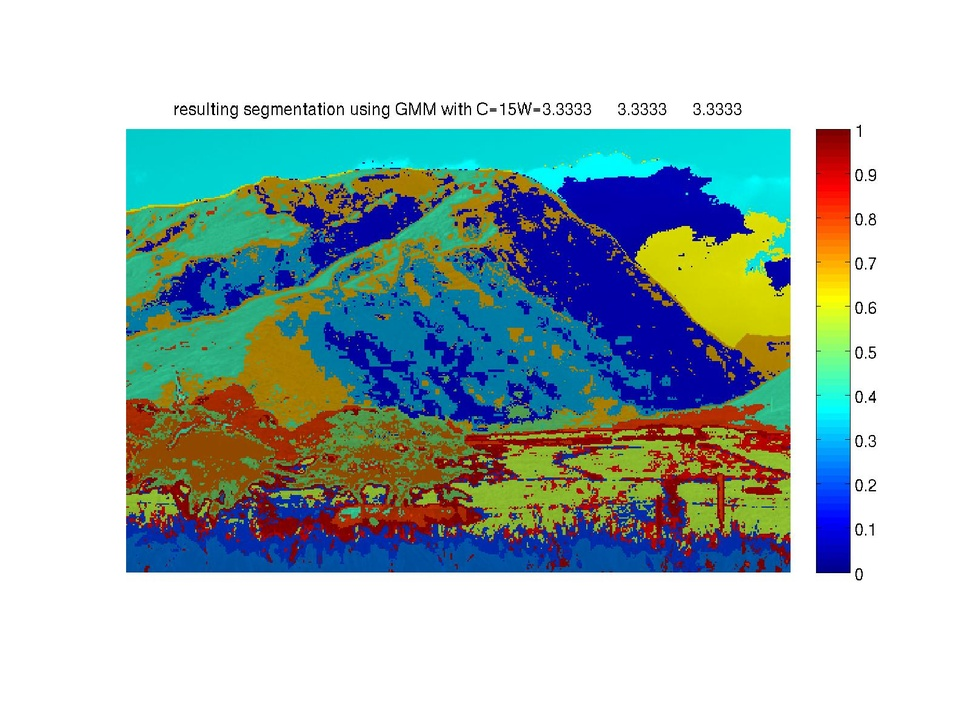
%> input picture Prob3/remove_edit/files_to_remove_white_border/sample_color.jpg, 970 x 727 px, shrunk from 1600 x 1200 before the run; its folder holds only this picture in this run
$ octave main_remove_white_borders_more_complex.m   (GNU Octave 9; MATLAB toolbox functions it lacks are replaced by stand-ins)
%> lines starting %> are read from the running program, lines starting %| are printed output that depends on the picture; in (x1, y1, x2, y2) boxes, pixels count from 0 and x2, y2 are one past the last pixel; in counts of white or black regions, pixels touching at a corner belong together; the program's own positions count from 1
### Prob3/remove_edit/fn_remove_white_border.m
function [] = fn_remove_white_border(imagename,imageext, epsilon, island_coor_row, island_coor_col)

if nargin < 4
    smart_option = 'on';
else
    smart_option = 'off';
end

if nargin < 3
    epsilon = [];
end

% ============
fig_image_region = 6000;
% ============

% import an image
img_org = imread([imagename,imageext]);

% Gray scale feature
img_gray = double(rgb2gray(img_org))/255;
img_gray(img_gray > 0.93) = 1; % quantize the white pixels
% figure; imagesc(img_gray);

% --- if user does not know the epsilon
if isempty(epsilon)
    if  mean(img_gray(:)) > 0.7 % gray image with > 70% white
        epsilon = 1e-4;
    else
        epsilon = 1e-1;
    end
end


% add white border just to make sure that the image is surrounded by white
% border
N_added = 7;
img_gray = [ones(N_added, size(img_gray,2) ); img_gray; ones(N_added, size(img_gray,2) )];
img_gray = [ones(size(img_gray,1), N_added), img_gray, ones(size(img_gray,1), N_added)];

row_marg = mean(img_gray,2);
col_marg = mean(img_gray,1);

% figure; plot(row_marg); % for test
% figure; plot(col_marg); % for test

row_marg_quant = 1 - row_marg;
row_marg_quant(row_marg_quant < epsilon) = 0;
row_marg_quant(row_marg_quant >= epsilon) = 1;
% figure; plot(row_marg_quant); % for test
% title('row_marg_quant')

col_marg_quant = 1 - col_marg;
col_marg_quant(col_marg_quant < epsilon) = 0;
col_marg_quant(col_marg_quant >= epsilon) = 1;
% figure; plot(col_marg_quant); % for test
% title('col_marg_quant')

% ======= plot the island region ========
image_region = row_marg_quant*col_marg_quant;
% figure; imagesc(image_region); title('island'); % for test
mask = image_region((N_added+1):(end-N_added),(N_added+1):(end-N_added));
mask(mask==0) = 0.3;
% image_region = double(img_gray).* mask; % gray-scale
image_region = double(img_org)/255 .* repmat(mask,[1,1,3]); % color

figure(fig_image_region); imagesc(image_region); daspect([1 1 1]); % for test
% colormap gray
set(gca,'xtick',[]);
set(gca,'ytick',[]);

% ====== determine the island ======

% -- for the vertical ---
diff_row = diff(row_marg_quant);
edge_pixel = find(diff_row ~= 0);
edge = diff_row(edge_pixel,:);
% figure; plot(diff_row); title('differnce in row');

begin_edge_vertical = edge_pixel(edge==1)+1;
stop_edge_vertical = edge_pixel(edge==-1);

% -- for the horizontal ---
diff_col = diff(col_marg_quant);
edge_pixel = find(diff_col ~= 0);
edge = diff_col(:,edge_pixel);
% figure; plot(diff_col); title('differnce in column');

begin_edge_horizontal = edge_pixel(edge==1)+1;
stop_edge_horizontal = edge_pixel(edge==-1);

% ----- Smart option: find the biggest island ------
if strcmp(smart_option,'on')
    length_v = begin_edge_vertical - stop_edge_vertical;
    length_h = begin_edge_horizontal - stop_edge_horizontal;
    area_island = length_v(:)*length_h(:)';
    [v ind_max] = max(area_island(:));
    [island_coor_row  island_coor_col] = ind2sub(size(area_island),ind_max);
end

% ==== determine the boundary ====
if island_coor_row*island_coor_col == 0
    % -- remove only the outer most white border
    nonwhite_bound_up = begin_edge_vertical(1)-N_added;
    nonwhite_bound_down = stop_edge_vertical(end)-N_added;
    nonwhite_bound_left = begin_edge_horizontal(1)-N_added;
    nonwhite_bound_right = stop_edge_horizontal(end)-N_added;
else
    % -- remove according to the user

    nonwhite_bound_up = begin_edge_vertical(island_coor_row)-N_added;
    nonwhite_bound_down = stop_edge_vertical(island_coor_row)-N_added;
    nonwhite_bound_left = begin_edge_horizontal(island_coor_col)-N_added;
    nonwhite_bound_right = stop_edge_horizontal(island_coor_col)-N_added;
end


img_cropped = img_org(nonwhite_bound_up:nonwhite_bound_down, nonwhite_bound_left:nonwhite_bound_right, :);

imwrite(img_cropped,[imagename,'_cropped.jpg'],imageext(2:end));

### Prob3/remove_edit/fn_getAllFiles.m
function fileList = getAllFiles(dirName)

  dirData = dir(dirName);      %# Get the data for the current directory
  dirIndex = [dirData.isdir];  %# Find the index for directories
  fileList = {dirData(~dirIndex).name}';  %'# Get a list of the files
  if ~isempty(fileList)
    fileList = cellfun(@(x) fullfile(dirName,x),...  %# Prepend path to files
                       fileList,'UniformOutput',false);
  end
  subDirs = {dirData(dirIndex).name};  %# Get a list of the subdirectories
  validIndex = ~ismember(subDirs,{'.','..'});  %# Find index of subdirectories
                                               %#   that are not '.' or '..'
  for iDir = find(validIndex)                  %# Loop over valid subdirectories
    nextDir = fullfile(dirName,subDirs{iDir});    %# Get the subdirectory path
    fileList = [fileList; getAllFiles(nextDir)];  %# Recursively call getAllFiles
  end

end

### Prob3/remove_edit/main_remove_white_borders_more_complex.m
%% ########################################################################
% ################### retrieve the image filename ######################
% ========================================================================
% This section retrieves all the file name in the image dataset folder
% ########################################################################
clc
close all
clear all

image_dataset_dir = './files_to_remove_white_border';
% image_dataset_dir = './more_difficult';
addpath(image_dataset_dir);
% -------- list all the files in the image dataset directory -------
fileList = fn_getAllFiles(image_dataset_dir);
image_list = cell(length(fileList),2); % first column: imageID, second column: img extenstion
image_cnt = 1;
for i = 1:length(fileList)
    [pathstr, name, ext] = fileparts(fileList{i});
    % User can add the list of valid image extension below:
    if strcmp(ext,'.jpg') || strcmp(ext,'.bmp') %|| strcmp(ext,'.eps') || strcmp(ext,'.gif')
        image_list{image_cnt,1} = name;
        image_list{image_cnt,2} = ext;
        image_cnt = image_cnt + 1;
    end
end
image_list = image_list(1:image_cnt-1,:);

% bigger epsilon --> more image islands produced
% epsilon = 1e-4; % recommended for gray-scale image with > 80% white pixel
% in the frame
% epsilon = 1e-2; % recommended for color image
% So, if the image still contains some white border --> increase the
% epsilon. If the image gets chopped too small --> decrease the epsilon

for i = 1:size(image_list,1)
    imagename = image_list{i,1};
    imageext = image_list{i,2};


% [9 lines of commented-out code are left out]

    fn_remove_white_border(imagename,imageext, []); % Using smart option, the epsilon is suggested by the program
%> in fn_remove_white_border, img_org is the input picture: size 727x970x3 uint8; mean R, G, B 172.8, 190, 189.7
%> in fn_remove_white_border, `img_gray = double(rgb2gray(img_org))/255;`:
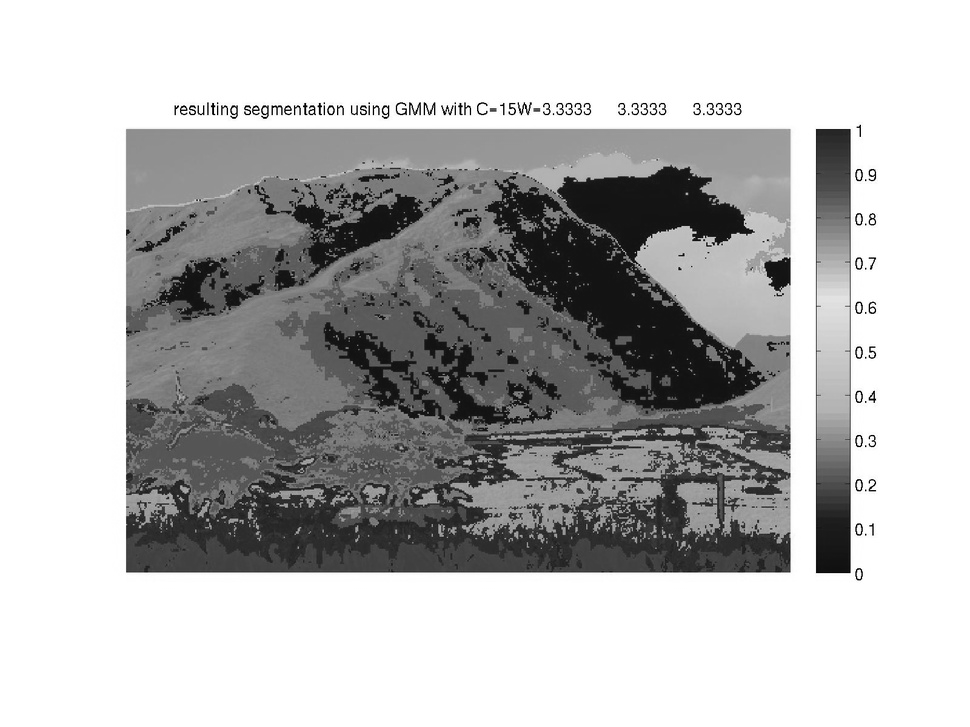
%> img_gray: size 727x970 double; min 0, max 1, mean 0.725
%> in fn_remove_white_border, `img_gray(img_gray > 0.93) = 1;`: img_gray: size 727x970 double; 3.49% of pixels changed, all inside (x1, y1, x2, y2) = (111, 96, 880, 589)
%> in fn_remove_white_border, `img_gray = [ones(N_added, size(img_gray,2) ); img_gray; ones(N_added, ..`:
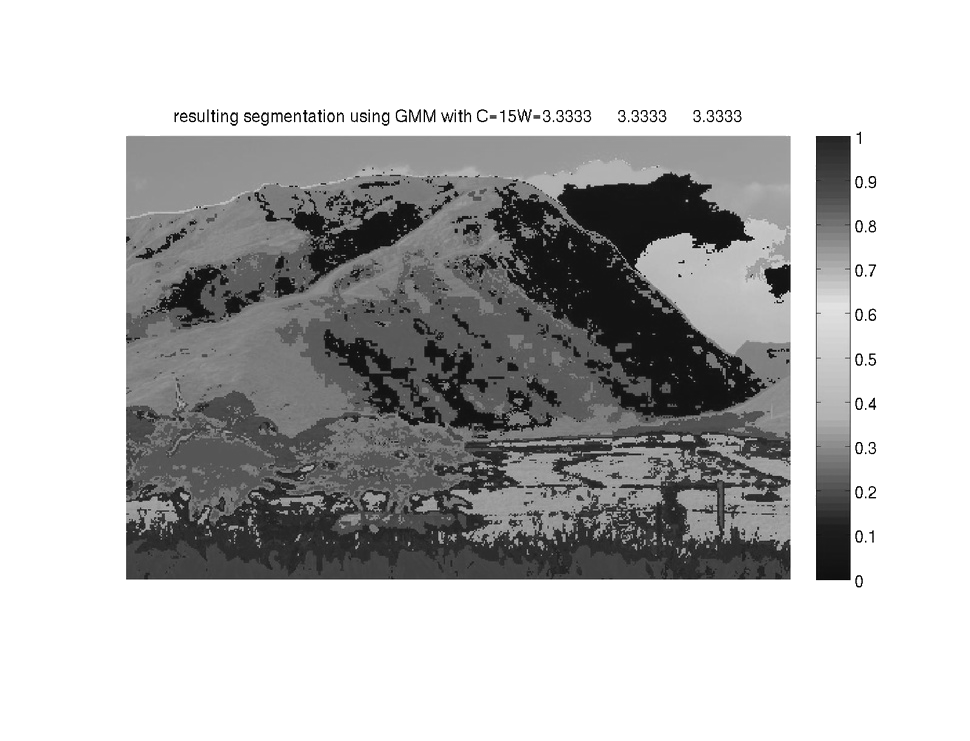
%> img_gray: size 741x970 double; min 0, max 1, mean 0.73
%> in fn_remove_white_border, `img_gray = [ones(size(img_gray,1), N_added), img_gray, ones(size(img_g..`:
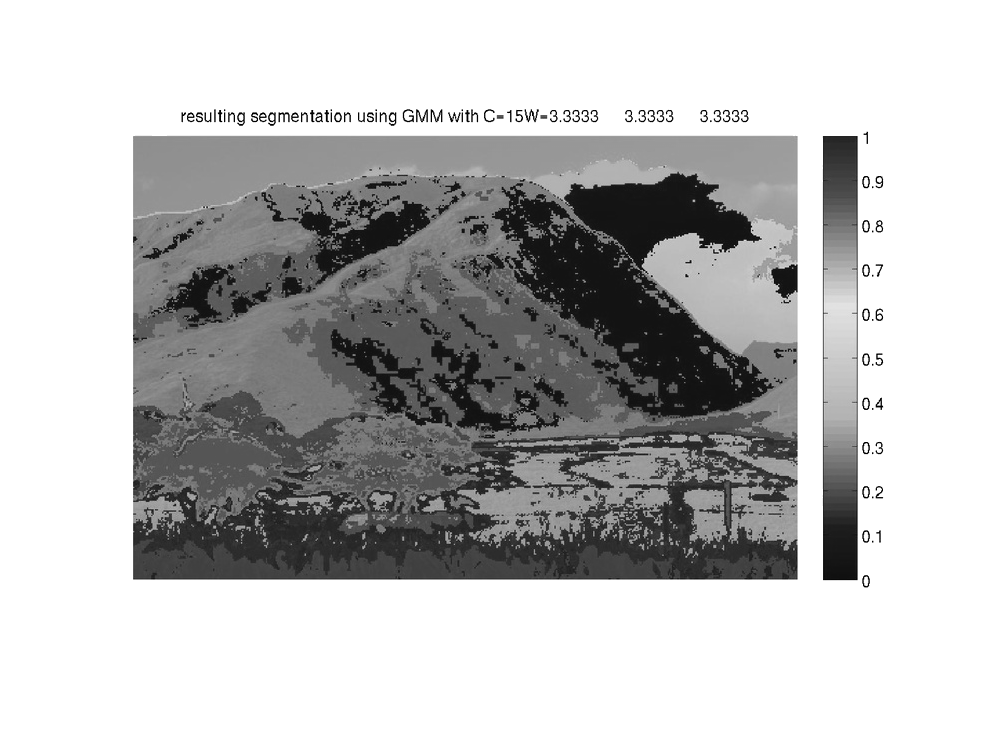
%> img_gray: size 741x984 double; min 0, max 1, mean 0.734
%> in fn_remove_white_border, `row_marg = mean(img_gray,2);`: row_marg = 741 values, max 1 at index 1, min 0.419 at index 579, mean 0.734
%> in fn_remove_white_border, `col_marg = mean(img_gray,1);`: col_marg = 984 values, max 1 at index 1, min 0.557 at index 824, mean 0.734
%> in fn_remove_white_border, `row_marg_quant = 1 - row_marg;`: row_marg_quant = 741 values, max 0.581 at index 579, min 0 at index 1, mean 0.266
%> in fn_remove_white_border, `col_marg_quant = 1 - col_marg;`: col_marg_quant = 984 values, max 0.443 at index 824, min 0 at index 1, mean 0.266
%> in fn_remove_white_border, `mask(mask==0) = 0.3;`:
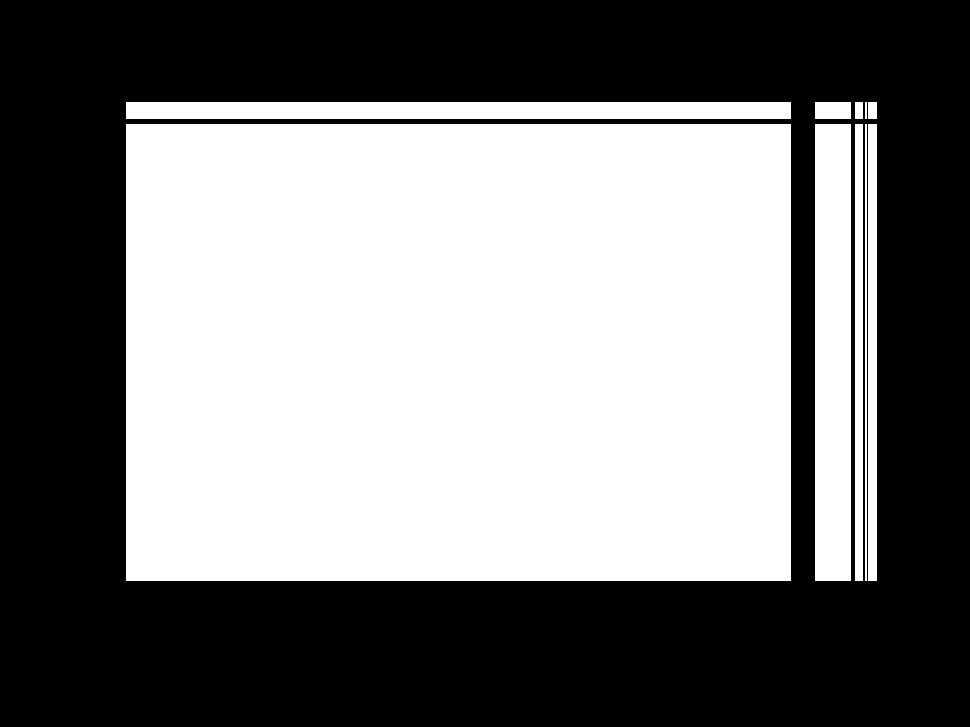
%> mask: size 727x970 double; values 0.3 (black) and 1 (white), 48.4% white; 10 white regions, largest, box (x1, y1, x2, y2) and area: (126, 124, 791, 581) 303905, (815, 124, 851, 581) 16452, (126, 102, 791, 119) 11305
%> in fn_remove_white_border, `image_region = double(img_org)/255 .* repmat(mask,[1,1,3]);`:
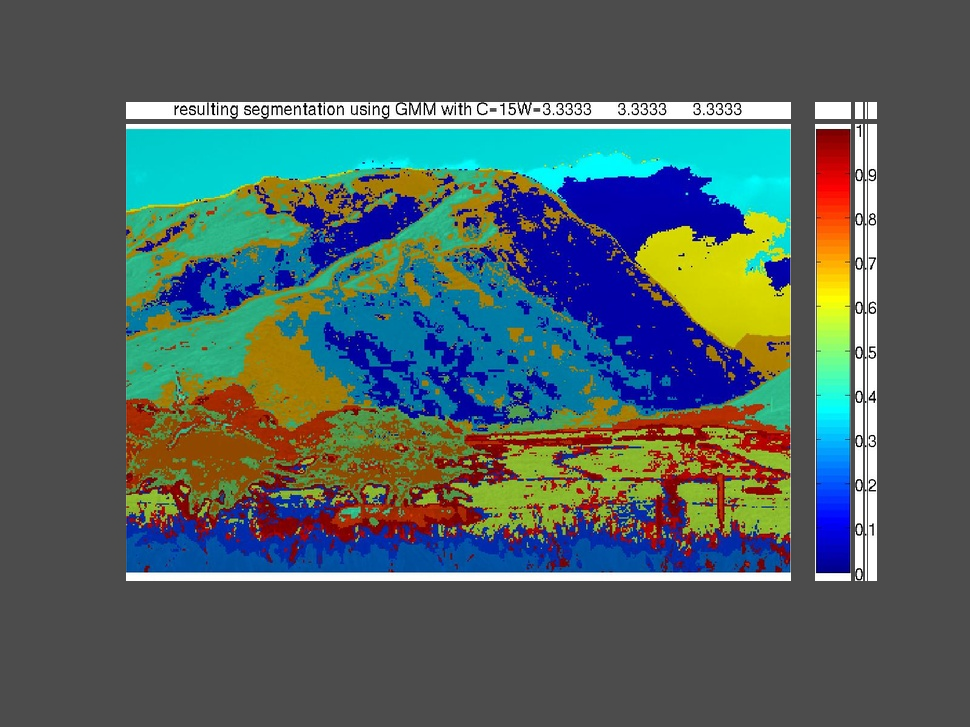
%> image_region: size 727x970x3 double; mean R, G, B 0.317, 0.384, 0.383
%> in fn_remove_white_border, `diff_row = diff(row_marg_quant);`: diff_row = 740 values, max 1 at index 109, min -1 at index 126, mean 0
%> in fn_remove_white_border, `edge_pixel = find(diff_row ~= 0);`: edge_pixel = [109; 126; 131; 588]
%> in fn_remove_white_border, `edge = diff_row(edge_pixel,:);`: edge = [1; -1; 1; -1]
%> in fn_remove_white_border, `begin_edge_vertical = edge_pixel(edge==1)+1;`: begin_edge_vertical = [110; 132]
%> in fn_remove_white_border, `stop_edge_vertical = edge_pixel(edge==-1);`: stop_edge_vertical = [126; 588]
%> in fn_remove_white_border, `diff_col = diff(col_marg_quant);`: diff_col = 983 values, max 1 at index 133, min -1 at index 798, mean 0
%> in fn_remove_white_border, `edge_pixel = find(diff_col ~= 0);`: edge_pixel = [133 798 822 858 862 870 872 874 875 884]
%> in fn_remove_white_border, `edge = diff_col(:,edge_pixel);`: edge = [1 -1 1 -1 1 -1 1 -1 1 -1]
%> in fn_remove_white_border, `begin_edge_horizontal = edge_pixel(edge==1)+1;`: begin_edge_horizontal = [134 823 863 873 876]
%> in fn_remove_white_border, `stop_edge_horizontal = edge_pixel(edge==-1);`: stop_edge_horizontal = [798 858 870 874 884]
%> in fn_remove_white_border, `length_v = begin_edge_vertical - stop_edge_vertical;`: length_v = [-16; -456]
%> in fn_remove_white_border, `length_h = begin_edge_horizontal - stop_edge_horizontal;`: length_h = [-664 -35 -7 -1 -8]
%> in fn_remove_white_border, `area_island = length_v(:)*length_h(:)';`: area_island = [10624 560 112 16 128; 302784 15960 3192 456 3648]
%> in fn_remove_white_border, `[v ind_max] = max(area_island(:));`: v = 302784; ind_max = 2
%> in fn_remove_white_border, `[island_coor_row  island_coor_col] = ind2sub(size(area_island),ind_max);`: island_coor_col = 1
%> in fn_remove_white_border, `nonwhite_bound_up = begin_edge_vertical(island_coor_row)-N_added;`: nonwhite_bound_up = 125
%> in fn_remove_white_border, `nonwhite_bound_down = stop_edge_vertical(island_coor_row)-N_added;`: nonwhite_bound_down = 581
%> in fn_remove_white_border, `nonwhite_bound_left = begin_edge_horizontal(island_coor_col)-N_added;`: nonwhite_bound_left = 127
%> in fn_remove_white_border, `nonwhite_bound_right = stop_edge_horizontal(island_coor_col)-N_added;`: nonwhite_bound_right = 791
%> in fn_remove_white_border, `img_cropped = img_org(nonwhite_bound_up:nonwhite_bound_down, nonwhite_..`:
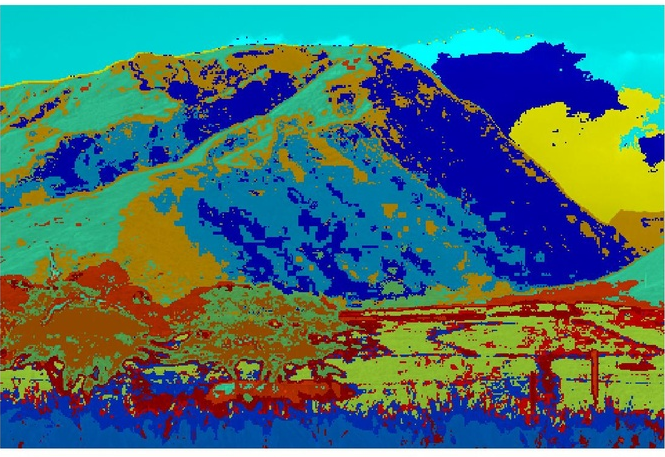
%> img_cropped: size 457x665x3 uint8; mean R, G, B 73.7, 113.2, 113.1

% [13 lines of commented-out code are left out]

end
